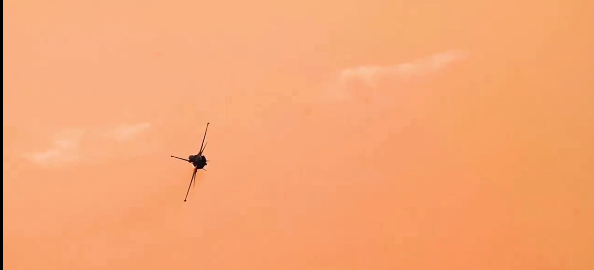
#> input picture images/f16.png, 594 x 270 px
$ python detect_AirCraft.py
#> lines starting #> are read from the running program, lines starting #| are printed output that depends on the picture; after the words box and inside, x2 and y2 are one past the last pixel; in counts of white or black regions, pixels touching at a corner belong together

import cv2

img = cv2.imread("./images/f16.png")
#> img is the input picture: shape (270, 594, 3); mean B, G, R 114.7, 165.8, 246.3
img = cv2.resize(img, (500,700))
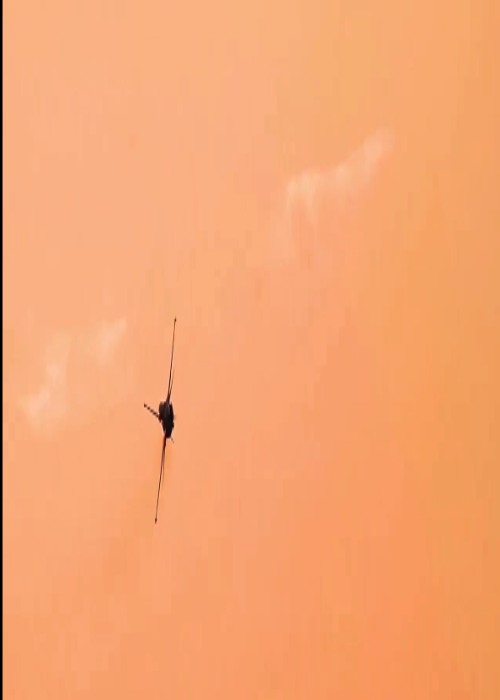
#> img: shape (700, 500, 3); mean B, G, R 114.7, 165.7, 246.2

face_cascade = cv2.CascadeClassifier("./images/cascade.xml")

gray = cv2.cvtColor(img,cv2.COLOR_BGR2GRAY)
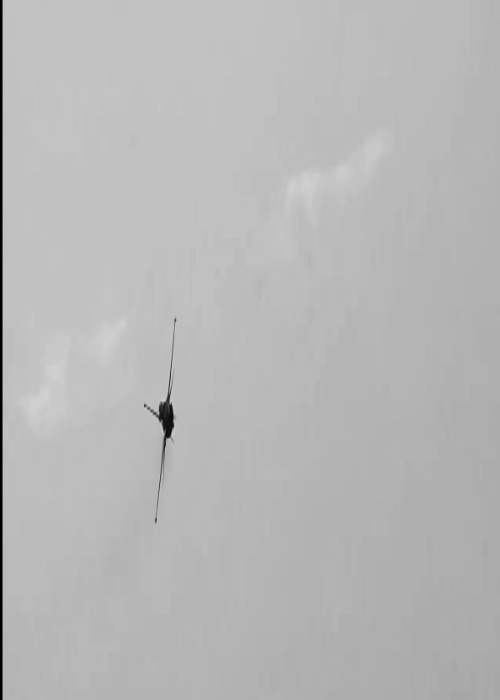
#> gray: shape (700, 500); min 0, max 210, mean 184

scaleFactor = 1.1 # scale down picture
minNeighber = 3 # how much to detect face
face_detect = face_cascade.detectMultiScale(gray,scaleFactor, minNeighber)
#> face_detect = [[107, 371, 98, 73], [132, 461, 44, 33]]

for (x,y,w,h) in face_detect:
    print(x,y,w,h)
    cv2.rectangle(img,(x,y),(x+w,y+h),(0,255,0),5)
#> this loop made 2 passes
#| 107 371 98 73
#| 132 461 44 33
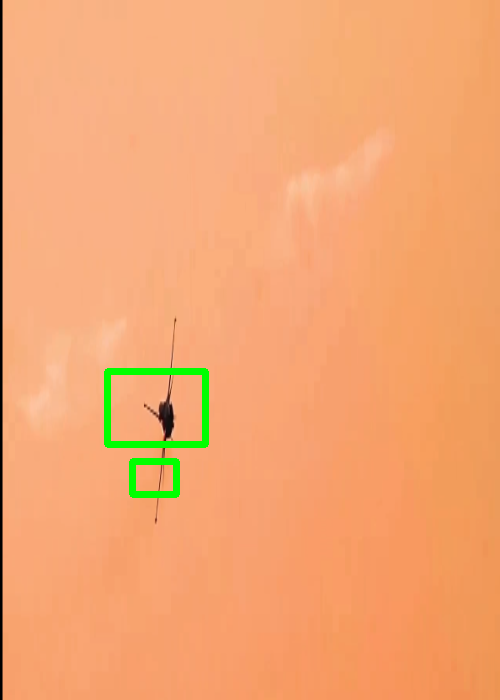
#> img: shape (700, 500, 3); 0.98% of pixels changed, all inside (x1, y1, x2, y2) = (104, 368, 209, 498)

cv2.imshow("original", img)
#cv2.imshow("result", gray)
cv2.waitKey(0)
cv2.destroyAllWindows()
